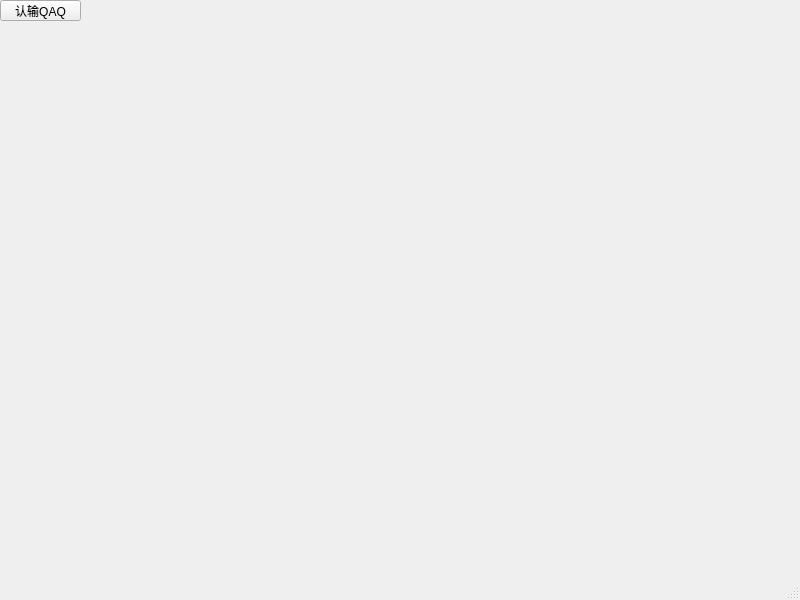
<?xml version="1.0" encoding="UTF-8"?>
<ui version="4.0">
 <class>MainWindow</class>
 <widget class="QMainWindow" name="MainWindow">
  <property name="geometry">
   <rect>
    <x>0</x>
    <y>0</y>
    <width>800</width>
    <height>600</height>
   </rect>
  </property>
  <property name="mouseTracking">
   <bool>true</bool>
  </property>
  <property name="windowTitle">
   <string>MainWindow</string>
  </property>
  <widget class="QWidget" name="centralwidget">
   <property name="mouseTracking">
    <bool>true</bool>
   </property>
   <widget class="QPushButton" name="pushButton">
    <property name="geometry">
     <rect>
      <x>0</x>
      <y>0</y>
      <width>81</width>
      <height>21</height>
     </rect>
    </property>
    <property name="text">
     <string>认输QAQ</string>
    </property>
   </widget>
   <widget class="QLabel" name="label">
    <property name="geometry">
     <rect>
      <x>269</x>
      <y>0</y>
      <width>71</width>
      <height>21</height>
     </rect>
    </property>
    <property name="text">
     <string/>
    </property>
   </widget>
  </widget>
  <widget class="QMenuBar" name="menubar">
   <property name="geometry">
    <rect>
     <x>0</x>
     <y>0</y>
     <width>800</width>
     <height>26</height>
    </rect>
   </property>
  </widget>
  <widget class="QStatusBar" name="statusbar"/>
 </widget>
 <resources/>
 <connections/>
</ui>
